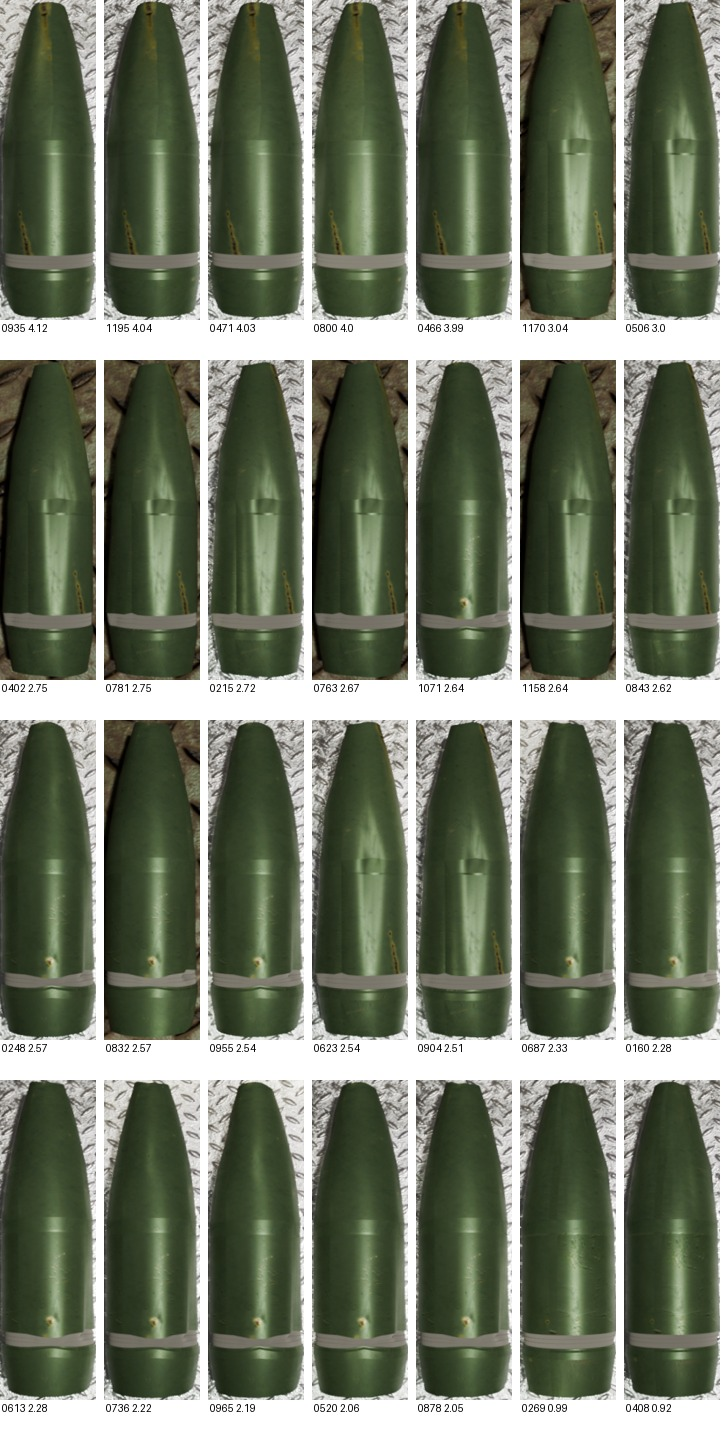

Python code for this plot:
import csv,json
from pathlib import Path
from PIL import Image,ImageDraw

root=Path(__file__).parent
selected=set((root/'test-output.txt').read_text().splitlines())
revision=json.loads((root/'revision.json').read_text()) if (root/'revision.json').exists() else {'added':[]}
with (root/'scores.csv').open(newline='',encoding='utf-8') as stream:rows=[r for r in csv.DictReader(stream) if r['image'] in selected]
sheet=Image.new('RGB',(728,1440),'white');draw=ImageDraw.Draw(sheet)
for i,row in enumerate(rows):
 x=(i%7)*104;y=(i//7)*360
 image=Image.open(root/row['image']).convert('RGB')
 image=image.rotate(float(row['angle']),resample=Image.Resampling.BILINEAR)
 image=image.crop(tuple(int(row[k]) for k in ['x0','y0','x1','y1'])).resize((96,320))
 sheet.paste(image,(x,y))
 draw.text((x+2,y+322),Path(row['image']).stem[-4:]+' '+str(round(float(row['score']),2)),fill='black')
sheet.save(root/'review.jpg',quality=92)
print(root/'review.jpg')
